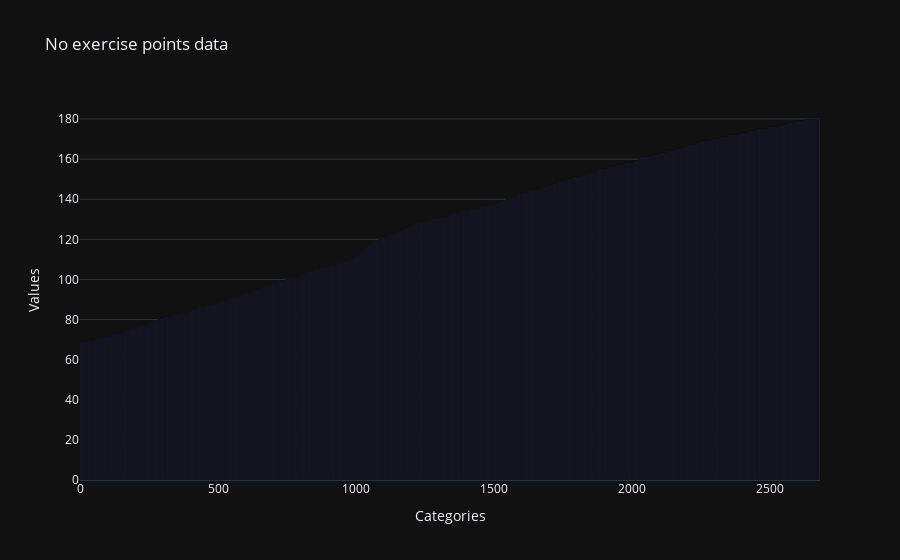

Write notebook code for a chart like this one.
### Code cell
import plotly.graph_objects as go

# Sample data
categories = list( range(len(no_exercise)) )
values = sorted([info.shape[0] for info in no_exercise])

# Create a figure
fig = go.Figure()

# Add a bar trace to the figure
fig.add_trace(go.Bar(x=categories, y=values))

# Update layout (optional but recommended for clarity)
fig.update_layout(
    title='No exercise points data',
    xaxis_title='Categories',
    yaxis_title='Values'
)

# Show the plot
fig.show()

### Figure 1 — Plotly figure (JSON) as saved in the notebook; plotly's stock layout.template omitted (floating-point values rounded to 4 significant figures; data arrays with more than 128 entries replaced by an {"elided": "..."} marker saying what was removed)
{"data": [{"x": {"elided": "2680 int values"}, "y": {"elided": "2680 int values"}, "type": "bar"}], "layout": {"title": {"text": "No exercise points data"}, "xaxis": {"title": {"text": "Categories"}}, "yaxis": {"title": {"text": "Values"}}}}
